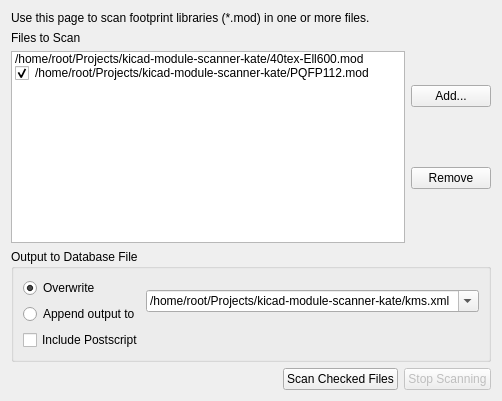
      <widget class="QWidget" name="tabFileScanning">
       <attribute name="title">
        <string>File Scanning</string>
       </attribute>
       <layout class="QGridLayout" name="gridLayout_5">
        <item row="0" column="0">
         <layout class="QVBoxLayout" name="verticalLayout_13">
          <item>
           <widget class="QLabel" name="label_6">
            <property name="text">
             <string>Use this page to scan footprint libraries (*.mod) in one or more files.</string>
            </property>
           </widget>
          </item>
          <item>
           <layout class="QHBoxLayout" name="horizontalLayout_12">
            <item>
             <layout class="QVBoxLayout" name="verticalLayout_12">
              <item>
               <widget class="QLabel" name="label_7">
                <property name="text">
                 <string>Files to Scan</string>
                </property>
               </widget>
              </item>
              <item>
               <widget class="QListWidget" name="lstFilesToScan">
                <item>
                 <property name="text">
                  <string notr="true">/home/root/Projects/kicad-module-scanner-kate/40tex-Ell600.mod</string>
                 </property>
                 <property name="checkState">
                  <enum>Unchecked</enum>
                 </property>
                 <property name="flags">
                  <set>ItemIsSelectable|ItemIsEditable|ItemIsUserCheckable|ItemIsEnabled</set>
                 </property>
                </item>
                <item>
                 <property name="text">
                  <string notr="true">/home/root/Projects/kicad-module-scanner-kate/PQFP112.mod</string>
                 </property>
                 <property name="checkState">
                  <enum>Checked</enum>
                 </property>
                 <property name="flags">
                  <set>ItemIsSelectable|ItemIsEditable|ItemIsUserCheckable|ItemIsEnabled</set>
                 </property>
                </item>
               </widget>
              </item>
             </layout>
            </item>
            <item>
             <layout class="QVBoxLayout" name="verticalLayout_11">
              <item>
               <spacer name="verticalSpacer_6">
                <property name="orientation">
                 <enum>Qt::Vertical</enum>
                </property>
                <property name="sizeHint" stdset="0">
                 <size>
                  <width>20</width>
                  <height>40</height>
                 </size>
                </property>
               </spacer>
              </item>
              <item>
               <widget class="QPushButton" name="btnAddFileToScan">
                <property name="text">
                 <string>Add...</string>
                </property>
               </widget>
              </item>
              <item>
               <spacer name="verticalSpacer_7">
                <property name="orientation">
                 <enum>Qt::Vertical</enum>
                </property>
                <property name="sizeHint" stdset="0">
                 <size>
                  <width>20</width>
                  <height>40</height>
                 </size>
                </property>
               </spacer>
              </item>
              <item>
               <widget class="QPushButton" name="btnRemoveFileToScan">
                <property name="text">
                 <string>Remove</string>
                </property>
               </widget>
              </item>
              <item>
               <spacer name="verticalSpacer_8">
                <property name="orientation">
                 <enum>Qt::Vertical</enum>
                </property>
                <property name="sizeHint" stdset="0">
                 <size>
                  <width>20</width>
                  <height>40</height>
                 </size>
                </property>
               </spacer>
              </item>
             </layout>
            </item>
           </layout>
          </item>
          <item>
           <widget class="QGroupBox" name="groupBox_2">
            <property name="title">
             <string>Output to Database File</string>
            </property>
            <layout class="QGridLayout" name="gridLayout_4">
             <item row="0" column="0">
              <layout class="QVBoxLayout" name="verticalLayout_10">
               <item>
                <layout class="QHBoxLayout" name="horizontalLayout_11">
                 <item>
                  <layout class="QVBoxLayout" name="verticalLayout_9">
                   <item>
                    <widget class="QRadioButton" name="rdoFileScanOutputOverwrite">
                     <property name="text">
                      <string>Overwrite</string>
                     </property>
                     <property name="checked">
                      <bool>true</bool>
                     </property>
                    </widget>
                   </item>
                   <item>
                    <widget class="QRadioButton" name="rdoFileScanOutputAppend">
                     <property name="text">
                      <string>Append output to</string>
                     </property>
                    </widget>
                   </item>
                  </layout>
                 </item>
                 <item>
                  <widget class="QComboBox" name="cboOutputFile_FileScanning">
                   <property name="sizePolicy">
                    <sizepolicy hsizetype="Preferred" vsizetype="Fixed">
                     <horstretch>1</horstretch>
                     <verstretch>0</verstretch>
                    </sizepolicy>
                   </property>
                   <property name="toolTip">
                    <string>The footprints found in the .mod files checked above will be written to a single xml database file which you can specify here. To quickly scan all .mod libraries in a folder use the Folder Scanning page.</string>
                   </property>
                   <property name="editable">
                    <bool>true</bool>
                   </property>
                   <property name="insertPolicy">
                    <enum>QComboBox::InsertAtTop</enum>
                   </property>
                   <item>
                    <property name="text">
                     <string notr="true">/home/root/Projects/kicad-module-scanner-kate/kms.xml</string>
                    </property>
                   </item>
                  </widget>
                 </item>
                </layout>
               </item>
               <item>
                <widget class="QCheckBox" name="chkFileIncludePostscript">
                 <property name="toolTip">
                  <string>If checked, the Database file will include Postscript for drawing the footprints. This makes viewing footprints slightly quicker but canproduce huge files if many libraries are scanned which may result in memory problems on smaller computers.</string>
                 </property>
                 <property name="text">
                  <string>Include Postscript</string>
                 </property>
                </widget>
               </item>
              </layout>
             </item>
            </layout>
           </widget>
          </item>
          <item>
           <layout class="QHBoxLayout" name="horizontalLayout_10">
            <item>
             <spacer name="horizontalSpacer_2">
              <property name="orientation">
               <enum>Qt::Horizontal</enum>
              </property>
              <property name="sizeHint" stdset="0">
               <size>
                <width>40</width>
                <height>20</height>
               </size>
              </property>
             </spacer>
            </item>
            <item>
             <widget class="QPushButton" name="btnScanCheckedFiles">
              <property name="text">
               <string>Scan Checked Files</string>
              </property>
             </widget>
            </item>
            <item>
             <widget class="QPushButton" name="btnStopScanCheckedFiles">
              <property name="enabled">
               <bool>false</bool>
              </property>
              <property name="text">
               <string>Stop Scanning</string>
              </property>
             </widget>
            </item>
           </layout>
          </item>
         </layout>
        </item>
       </layout>
      </widget>
